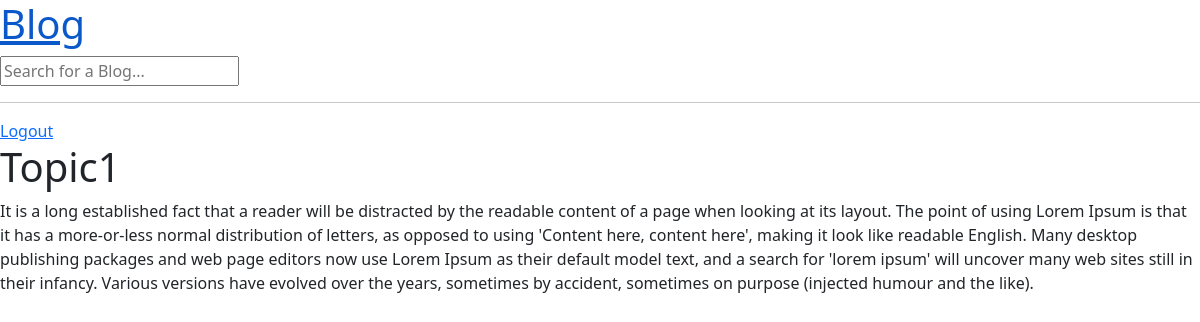
/blog/1?q=Topic1 (signed in), run on the app's committed database.
### base/models.py (models this page shows, shortened)
class Blog(models.Model):
    title = models.CharField(max_length=200)
    author = models.ForeignKey(User, on_delete=models.CASCADE)
    body = models.TextField()
    created = models.DateTimeField(auto_now_add=True)
    updated = models.DateTimeField(auto_now=True)
    class Meta:
        ordering = ["-updated", "-created"]

### base/views.py (the view)
# urls.py: 2. Add a URL to urlpatterns:  path('blog/', include('blog.urls'))
def blog(request, pk):
    blog = Blog.objects.get(id=pk)
    context = {'blog':blog}
    return render(request, "blog.html", context)

### templates/blog.html
{% extends 'main.html' %}
{% block content %}
    <h1>{{ blog.title }}</h1>
    <p>{{blog.body}}</p>
{% endblock %}

### data on the page
Blog: title "Topic1", body "It is a long established fact that a reader will be distracted by the readable content of a page when looking at its layout. The point of using Lorem Ipsum is that it has a more-or-less normal distribution of letters, as opposed to using 'Content here, content here', making it look like readable English. Many desktop publishing packages and web page editors now use Lorem Ipsum as their default model text, and a search for 'lorem ipsum' will uncover many web sites still in their infancy. Various versions have evolved over the years, sometimes by accident, sometimes on purpose (injected humour and the like)."
